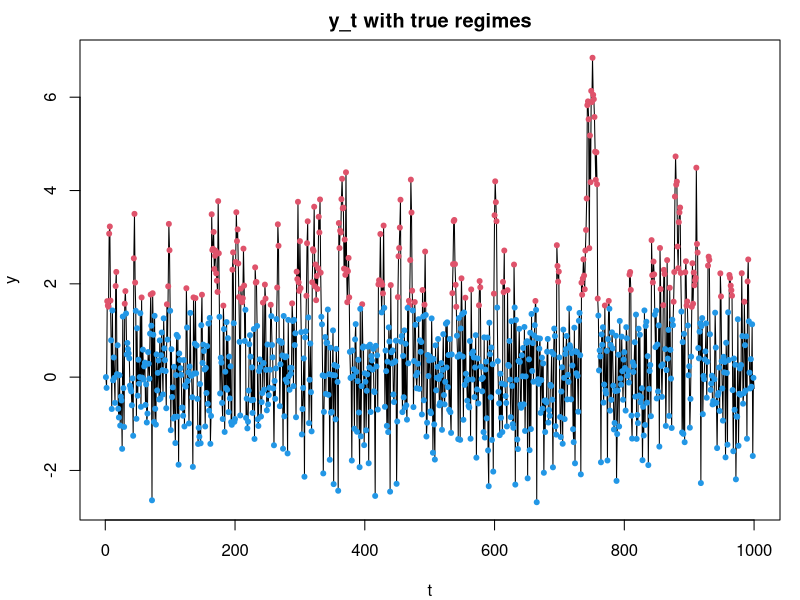
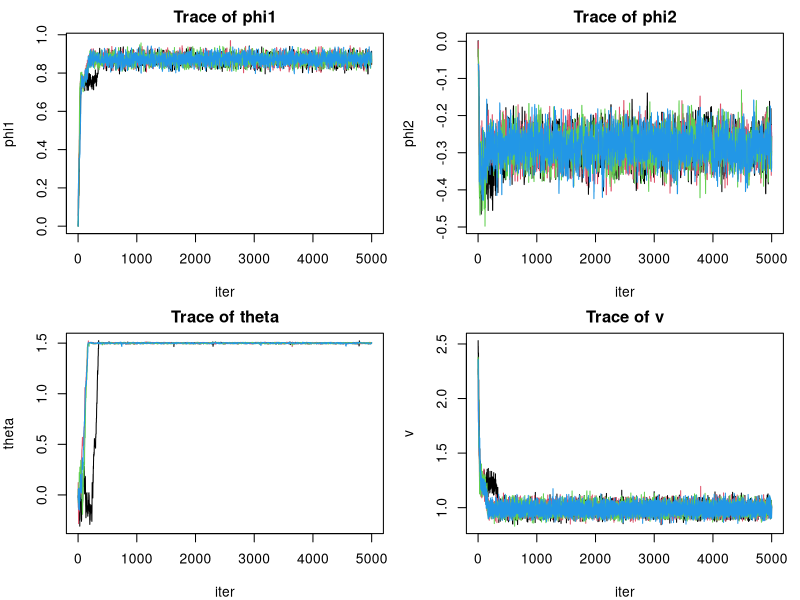
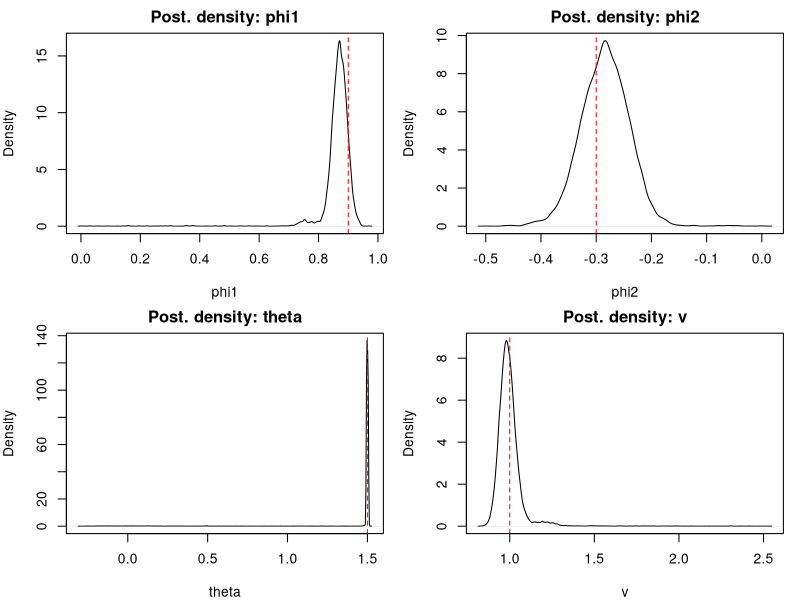

Recreate these plots in R, in order.
## ---- chunk 1
#| label: lst-pfw-1-7-9
set.seed(123)

#############################
# 1. simulate data 
#############################

sim_TAR <- function(T, phi1, phi2, theta, v) {
  y <- numeric(T)
  eps <- rnorm(T, 0, sqrt(v))
  for(t in 2:T) {
    y[t] <- (if(y[t-1] > theta) phi1*y[t-1] else phi2*y[t-1]) + eps[t]
  }
  y
}

y <- sim_TAR(1000, 0.9, -0.3, 1.5, 1)

#############################
# 2. log‐posterior 
#############################

log_post <- function(params, y, c, a, alpha0, beta0) {
  φ1 <- params[1]; φ2 <- params[2]; θ <- params[3]
  T <- length(y)
  # regime assignments
  r <- ifelse(y[-T] > θ, 1, 2)
  preds <- ifelse(r==1, φ1*y[-T], φ2*y[-T])
  resid <- y[-1] - preds
  # sample variance posterior parameters
  ssq    <- sum(resid^2)
  # log-likelihood (marginalizing v via IG: we’ll do Gibbs, so here use conditional on current v)
  # but for MH-we only need terms involving φ,θ up to constant
  ll <- -0.5 * ssq  # since we'll compare ratios, omit log(v) term
  # priors
  lp_phi1 <- -φ1^2/(2*c)
  lp_phi2 <- -φ2^2/(2*c)
  lp_theta<- if(abs(θ)<=a) 0 else -Inf
  ll + lp_phi1 + lp_phi2 + lp_theta
}

#############################
# 3. one‐chain sampler
#############################

run_chain <- function(y, n_iter=5000, c=10, a=5, alpha0=2, beta0=2,
                      prop_sd = c(0.05,0.05,0.05)) {
  # storage
  chain <- matrix(NA, n_iter, 4)  # φ1,φ2,θ,v
  # init
  phi1 <- 0; phi2 <- 0; theta <- 0; v <- 1
  for(i in 1:n_iter) {
    curr <- c(phi1,phi2,theta)
    lp0  <- log_post(curr,y,c,a,alpha0,beta0) - (length(y)-1)/2*log(v) - beta0/v
    # MH updates for φ1, φ2, θ
    for(j in 1:3) {
      prop <- curr
      prop[j] <- rnorm(1, curr[j], prop_sd[j])
      lp1 <- log_post(prop,y,c,a,alpha0,beta0) - (length(y)-1)/2*log(v) - beta0/v
      if(log(runif(1)) < lp1 - lp0) {
        curr <- prop; lp0 <- lp1
      }
    }
    # Gibbs sample v | rest
    resid <- y[-1] - ifelse(y[-length(y)]>curr[3], curr[1]*y[-length(y)], curr[2]*y[-length(y)])
    ssq   <- sum(resid^2)
    shape <- (length(y)-1)/2 + alpha0
    rate  <- ssq/2 + beta0
    v     <- 1 / rgamma(1, shape=shape, rate=rate)
    # record
    chain[i,] <- c(curr, v)
    phi1 <- curr[1]; phi2 <- curr[2]; theta <- curr[3]
  }
  colnames(chain) <- c("phi1","phi2","theta","v")
  as.data.frame(chain)
}

#############################
# 4. run 4 chains 
#############################

chains <- lapply(1:4, function(k) run_chain(y))

#############################
# 5. plots 
#############################

# (a) data + true regimes
par(mfrow=c(1,1), mar=c(4,4,2,1))
plot(y, type="l", main="y_t with true regimes", xlab="t", ylab="y")
points(which(y[-length(y)]>1.5), y[-length(y)][y[-length(y)]>1.5], col=2, pch=20)
points(which(y[-length(y)]<=1.5), y[-length(y)][y[-length(y)]<=1.5], col=4, pch=20)


par(mfrow=c(2,2), mar=c(4,4,2,1))

# (b) trace & posterior for each chain
for(param in c("phi1","phi2","theta","v")) {
  matplot(sapply(chains, "[[", param), type='l', lty=1,
          main=paste0("Trace of ",param), ylab=param, xlab="iter")
}

# (c) marginal posterior densities
par(mfrow=c(2,2))
for(param in c("phi1","phi2","theta","v")) {
  dens <- density(unlist(lapply(chains, "[[", param)))
  plot(dens, main=paste0("Post. density: ",param), xlab=param)
  abline(v = if(param=="phi1") 0.9
              else if(param=="phi2") -0.3
              else if(param=="theta") 1.5
              else 1, col="red", lty=2)
}
